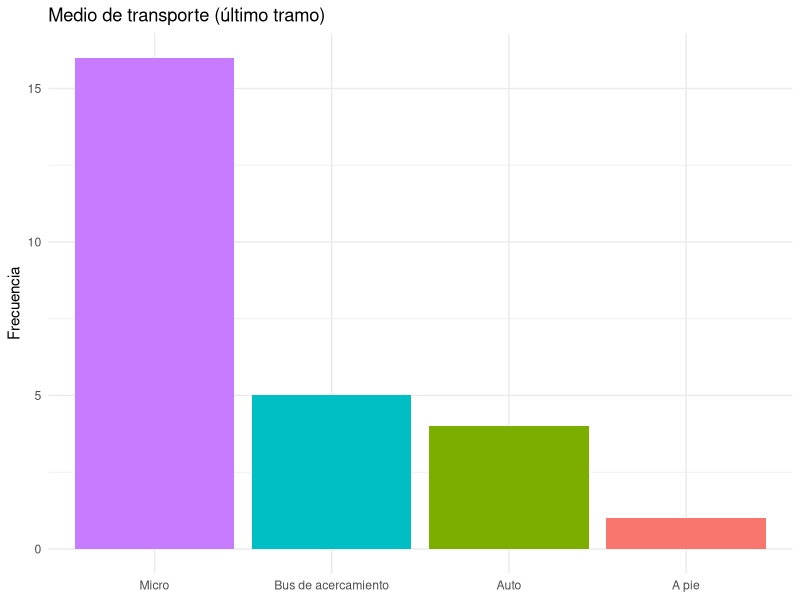
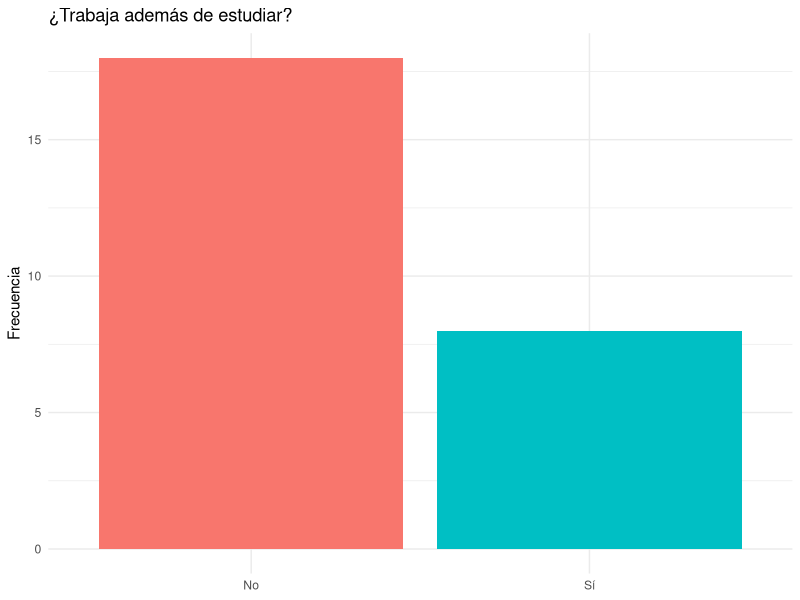
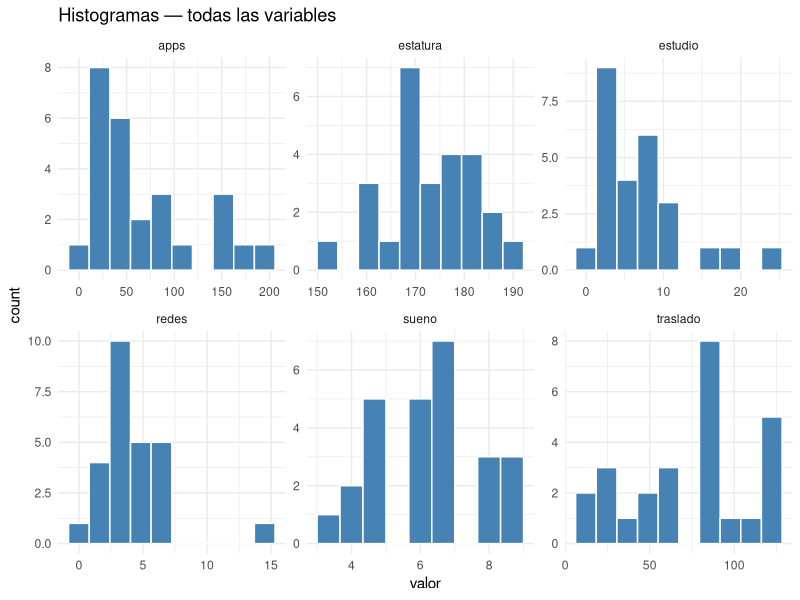
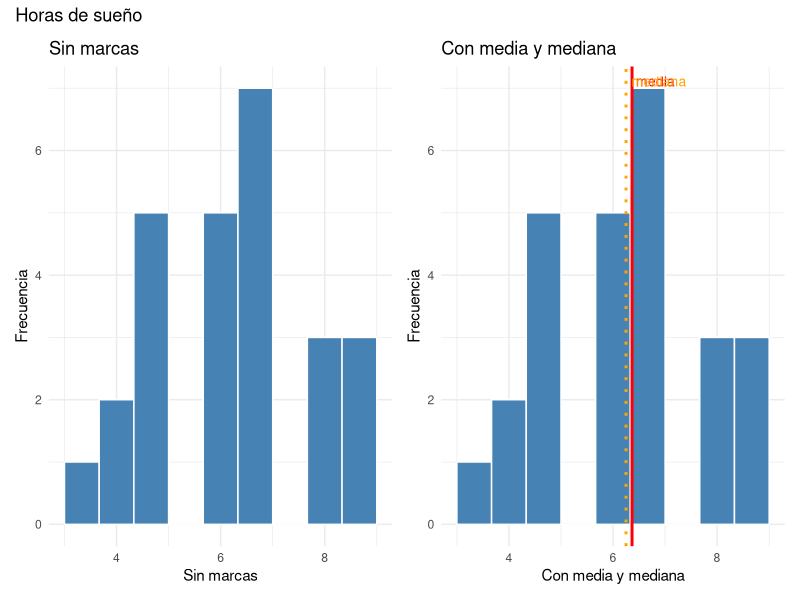
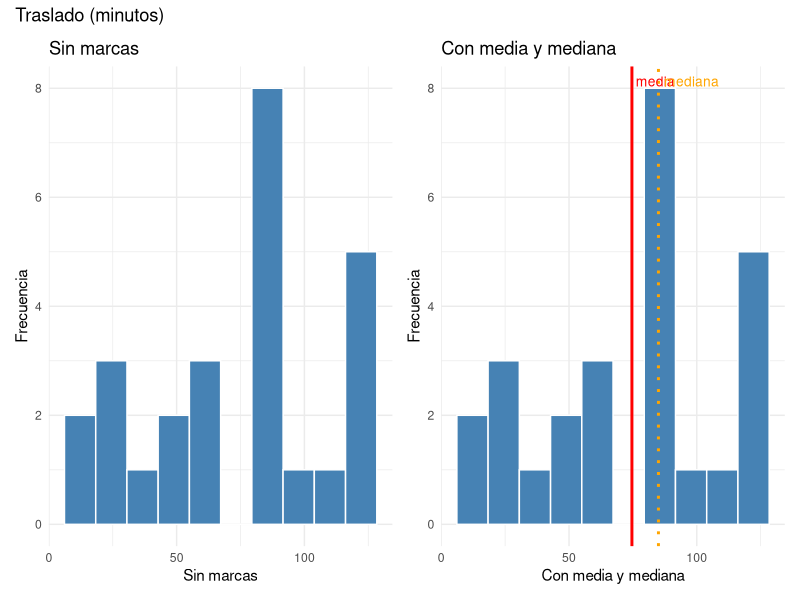
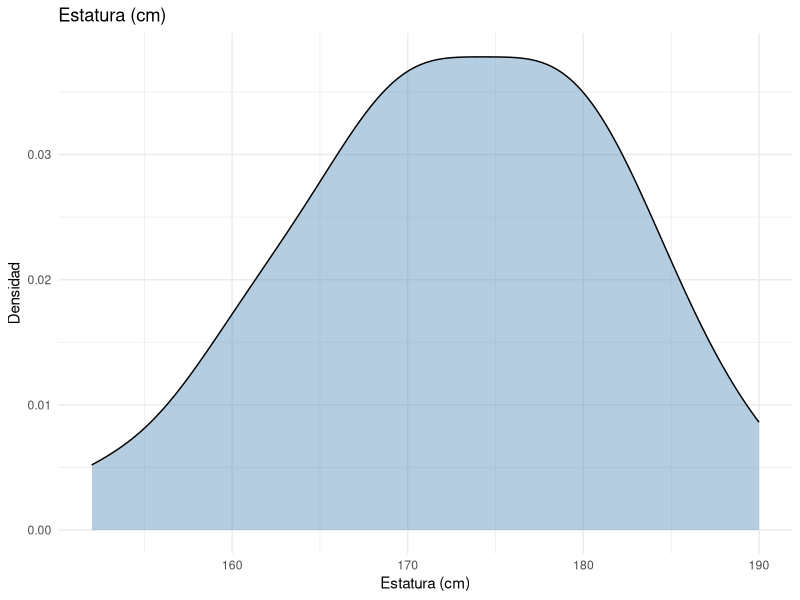
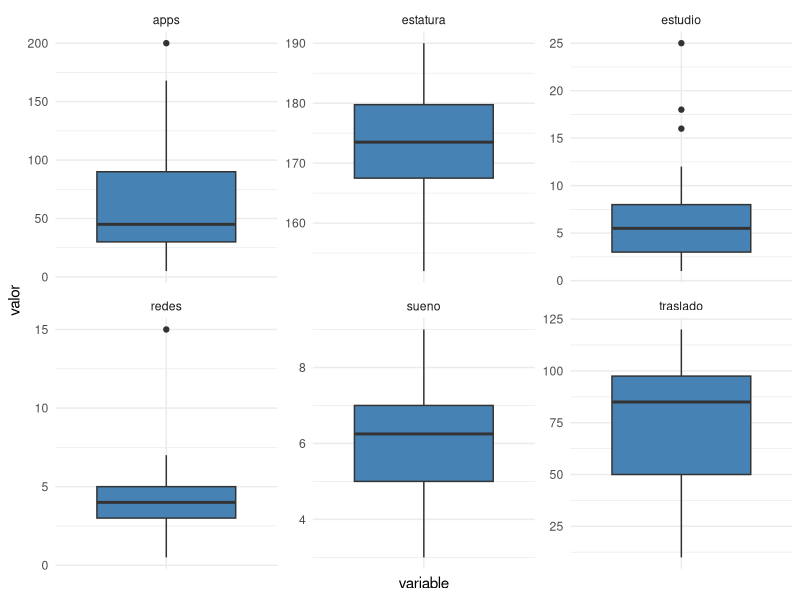
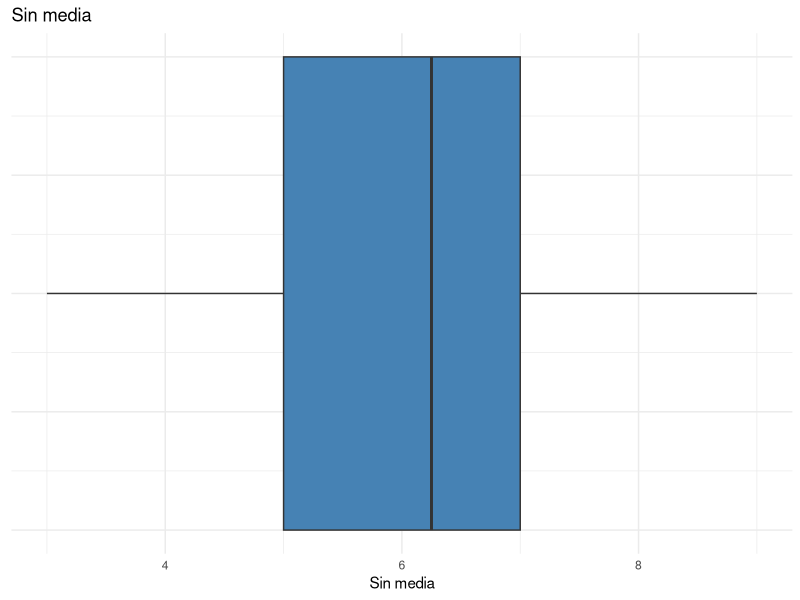

The R script that drew these images, in order:
## ---- chunk 1
#| label: setup
#| include: false
library(tidyverse)
library(readxl)
library(patchwork)
## ---- chunk 2
#| label: carga-datos

datos <- read_excel("Dudas(1-27).xlsx") |>
  select(
    sueno      = `¿Cuántas horas dormiste anoche?`,
    traslado   = `¿Cuánto tardas en llegar a la U? (En minutos)`,
    apps       = `¿Cuántas apps tienes instaladas en tu celular aprox?`,
    estatura   = `¿Cuál es tu estatura? (En centímetros)`,
    redes      = `¿Cuántas horas al día usas redes sociales en promedio?`,
    estudio    = `¿Cuántas horas a la semana en promedio estudias fuera de clases?`,
    transporte = `¿Cómo llegas a la U? (Último tramo)`,
    trabaja    = `¿Tienes trabajo remunerado además de estudiar?`
  ) |>
  mutate(
    trabaja    = factor(trabaja),
    transporte = factor(transporte),
    across(c(sueno, traslado, apps, estatura, redes, estudio), as.numeric)
  )
## ---- chunk 3
#| label: inspeccion

glimpse(datos)
## ---- chunk 4
#| label: valores-faltantes

datos |>
  summarise(across(everything(), ~ sum(is.na(.)))) |>
  pivot_longer(everything(), names_to = "variable", values_to = "NA_count")
## ---- chunk 5
#| label: limpieza

datos <- datos |>
  filter(estatura > 100)
## ---- chunk 6
#| label: fig-transporte
#| fig-cap: "Frecuencia de cada medio de transporte"

ggplot(datos, aes(x = fct_infreq(transporte), fill = transporte)) +
  geom_bar() +
  labs(title = "Medio de transporte (último tramo)", x = NULL, y = "Frecuencia") +
  theme_minimal() +
  theme(legend.position = "none")
## ---- chunk 7
#| label: fig-trabaja
#| fig-cap: "Proporción de estudiantes con trabajo remunerado"

ggplot(datos, aes(x = trabaja, fill = trabaja)) +
  geom_bar() +
  labs(title = "¿Trabaja además de estudiar?", x = NULL, y = "Frecuencia") +
  theme_minimal() +
  theme(legend.position = "none")
## ---- chunk 8
#| label: helpers

# Calcula media y mediana de una variable
marcas <- function(var) {
  datos |>
    summarise(
      media   = mean({{ var }}, na.rm = TRUE),
      mediana = median({{ var }}, na.rm = TRUE)
    )
}

# Histograma sin marcas
hist_simple <- function(var, etiqueta) {
  ggplot(datos, aes(x = {{ var }})) +
    geom_histogram(bins = 10, fill = "steelblue", color = "white") +
    labs(title = etiqueta, x = etiqueta, y = "Frecuencia") +
    theme_minimal()
}

# Histograma con media y mediana
hist_marcas <- function(var, etiqueta) {
  m <- marcas({{ var }})
  ggplot(datos, aes(x = {{ var }})) +
    geom_histogram(bins = 10, fill = "steelblue", color = "white") +
    geom_vline(xintercept = m$media,   color = "red",    linewidth = 1) +
    geom_vline(xintercept = m$mediana, color = "orange", linewidth = 1,
               linetype = "dotted") +
    annotate("text", x = m$media,   y = Inf, label = "media",
             color = "red",    vjust = 2, hjust = -0.1, size = 3.5) +
    annotate("text", x = m$mediana, y = Inf, label = "mediana",
             color = "orange", vjust = 2, hjust = -0.1, size = 3.5) +
    labs(title = etiqueta, x = etiqueta, y = "Frecuencia") +
    theme_minimal()
}
## ---- chunk 9
#| label: fig-histogramas-todos
#| fig-cap: "Histogramas de todas las variables numéricas"
#| fig-height: 7

datos |>
  select(where(is.numeric)) |>
  pivot_longer(everything(), names_to = "variable", values_to = "valor") |>
  ggplot(aes(x = valor)) +
  geom_histogram(bins = 10, fill = "steelblue", color = "white") +
  facet_wrap(~variable, scales = "free") +
  labs(title = "Histogramas — todas las variables") +
  theme_minimal()
## ---- chunk 10
#| label: fig-sueno-comparacion
#| fig-cap: "Horas de sueño: sin y con marcas de posición central"

p1 <- hist_simple(sueno, "Sin marcas")
p2 <- hist_marcas(sueno, "Con media y mediana")
p1 + p2 + plot_annotation(title = "Horas de sueño")
## ---- chunk 11
#| label: fig-traslado-comparacion
#| fig-cap: "Tiempo de traslado: sin y con marcas de posición central"

p3 <- hist_simple(traslado, "Sin marcas")
p4 <- hist_marcas(traslado, "Con media y mediana")
p3 + p4 + plot_annotation(title = "Traslado (minutos)")
## ---- chunk 12
#| label: fig-densidad-estatura
#| fig-cap: "Curva de densidad — estatura"

ggplot(datos, aes(x = estatura)) +
  geom_density(fill = "steelblue", alpha = 0.4) +
  labs(title = "Estatura (cm)", x = "Estatura (cm)", y = "Densidad") +
  theme_minimal()
## ---- chunk 13
#| label: helpers-boxplot

box_simple <- function(var, etiqueta) {
  ggplot(datos, aes(x = {{ var }})) +
    geom_boxplot(fill = "steelblue", width = 0.4) +
    labs(title = etiqueta, x = etiqueta) +
    theme_minimal() +
    theme(axis.text.y = element_blank(), axis.ticks.y = element_blank())
}

box_con_media <- function(var, etiqueta) {
  m <- marcas({{ var }})
  ggplot(datos, aes(x = {{ var }})) +
    geom_boxplot(fill = "steelblue", width = 0.4) +
    annotate("point", y = 0, x = m$media, color = "red", size = 3, shape = 18) +
    labs(title = etiqueta, subtitle = "◆ media", x = etiqueta) +
    theme_minimal() +
    theme(axis.text.y = element_blank(), axis.ticks.y = element_blank())
}
## ---- chunk 14
#| label: fig-boxplots-todos
#| fig-cap: "Boxplots de todas las variables numéricas"
#| fig-height: 7

datos |>
  select(where(is.numeric)) |>
  pivot_longer(everything(), names_to = "variable", values_to = "valor") |>
  ggplot(aes(x = variable, y = valor)) +
  geom_boxplot(fill = "steelblue") +
  facet_wrap(~variable, scales = "free") +
  theme_minimal() +
  theme(axis.text.x = element_blank())
## ---- chunk 15
#| label: fig-box-sueno
#| fig-cap: "Boxplot de horas de sueño"

box_simple(sueno,    "Sin media")  |> print()
box_con_media(sueno, "Con media")  |> print()
## ---- chunk 16
#| label: fig-sueno-trabaja
#| fig-cap: "Horas de sueño según trabaja"

ggplot(datos, aes(x = trabaja, y = sueno, fill = trabaja)) +
  geom_boxplot() +
  labs(title = "Sueño según trabaja", x = NULL, y = "Horas de sueño") +
  theme_minimal() +
  theme(legend.position = "none")
## ---- chunk 17
#| label: fig-estudio-trabaja
#| fig-cap: "Horas de estudio semanal según trabaja"

ggplot(datos, aes(x = trabaja, y = estudio, fill = trabaja)) +
  geom_boxplot() +
  labs(title = "Horas de estudio según trabaja", x = NULL, y = "Horas semanales") +
  theme_minimal() +
  theme(legend.position = "none")
## ---- chunk 18
#| label: fig-redes-trabaja
#| fig-cap: "Uso de redes sociales según trabaja"

ggplot(datos, aes(x = trabaja, y = redes, fill = trabaja)) +
  geom_boxplot() +
  labs(title = "Redes sociales según trabaja", x = NULL, y = "Horas diarias") +
  theme_minimal() +
  theme(legend.position = "none")
## ---- chunk 19
#| label: fig-traslado-transporte
#| fig-cap: "Tiempo de traslado según medio de transporte"

ggplot(datos, aes(x = transporte, y = traslado, fill = transporte)) +
  geom_boxplot() +
  labs(title = "Traslado según medio de transporte",
       x = NULL, y = "Minutos") +
  theme_minimal() +
  theme(legend.position = "none")
## ---- chunk 20
#| label: fig-scatter-redes-sueno
#| fig-cap: "Relación entre uso de redes sociales y horas de sueño"

ggplot(datos, aes(x = redes, y = sueno)) +
  geom_point(alpha = 0.6) +
  geom_smooth(method = "lm", se = FALSE, color = "steelblue") +
  labs(title = "Redes sociales vs sueño",
       x = "Horas en redes", y = "Horas de sueño") +
  theme_minimal()
## ---- chunk 21
#| label: fig-scatter-estudio-sueno
#| fig-cap: "Relación entre horas de estudio y horas de sueño"

ggplot(datos, aes(x = estudio, y = sueno)) +
  geom_point(alpha = 0.6) +
  geom_smooth(method = "lm", se = FALSE, color = "steelblue") +
  labs(title = "Horas de estudio vs sueño",
       x = "Horas de estudio semanal", y = "Horas de sueño") +
  theme_minimal()
## ---- chunk 22
#| label: fig-scatter-traslado-estudio
#| fig-cap: "Traslado vs horas de estudio, separado por trabaja"

ggplot(datos, aes(x = traslado, y = estudio, color = trabaja)) +
  geom_point(alpha = 0.7, size = 2) +
  geom_smooth(method = "lm", se = FALSE) +
  labs(title = "Traslado vs horas de estudio",
       x = "Traslado (min)", y = "Horas de estudio semanal",
       color = "¿Trabaja?") +
  theme_minimal()
